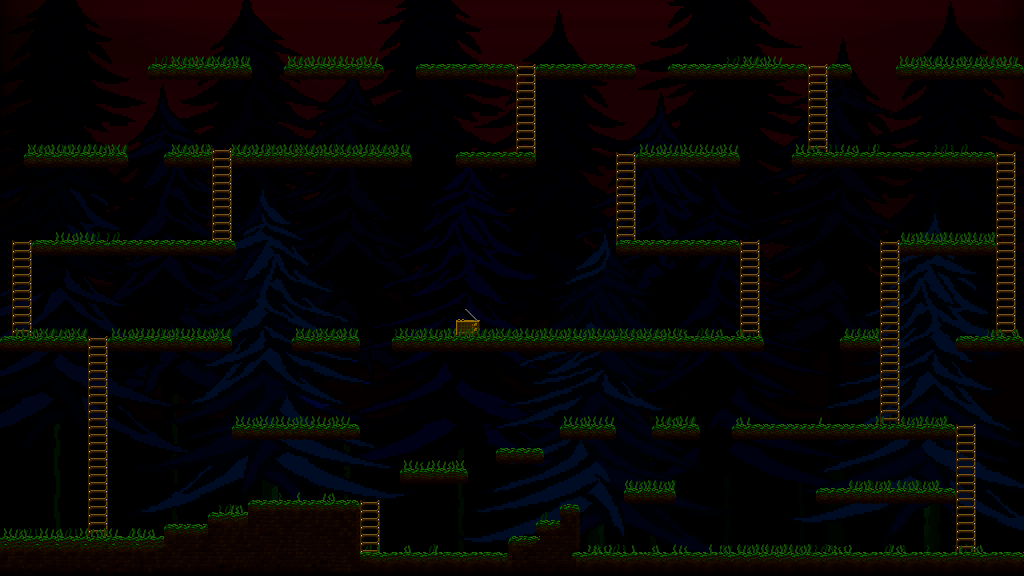

A 2D game scene composited from a Tiled map and its tileset images. What follows is a short description and the map's XML, with each tile layer's data collapsed to a summary:
An orthogonal 256x144 tile map with 4x4 px tiles, 7 tile layers (BG, Grass add BG, Grass BG, Ladders, ...), 3 tilesets and 51 objects (12x WoodSpawner, 11x Ladder, 3x Beartrap(9), 3x Beartrap(3), 3x Beartrap(5), ...).

<map version="1.2" tiledversion="1.3.3" orientation="orthogonal" renderorder="right-down" width="256" height="144" tilewidth="4" tileheight="4" infinite="0" nextlayerid="12" nextobjectid="62">
 <editorsettings>
  <export target="../../resources/levels/level.json" format="LD46-export" />
 </editorsettings>
 <tileset firstgid="1" source="../tsx/tileset1.tsx" />
 <tileset firstgid="1025" source="../tsx/grass.tsx" />
 <tileset firstgid="1133" source="../tsx/BG.tsx" />
 <layer id="11" name="BG" width="256" height="144">
  <properties>
   <property name="z" type="float" value="0" />
  </properties>
  <data>[36864 cells, 36864 non-empty, 36864 distinct tile ids]</data>
 </layer>
 <layer id="9" name="Grass add BG" width="256" height="144">
  <properties>
   <property name="z" type="float" value="0.1" />
  </properties>
  <data>[36864 cells, 512 non-empty, 16 distinct tile ids]</data>
 </layer>
 <layer id="8" name="Grass BG" width="256" height="144">
  <properties>
   <property name="z" type="float" value="1" />
  </properties>
  <data>[36864 cells, 527 non-empty, 14 distinct tile ids]</data>
 </layer>
 <layer id="5" name="Ladders" width="256" height="144">
  <properties>
   <property name="z" type="float" value="1.3" />
  </properties>
  <data>[36864 cells, 1635 non-empty, 13 distinct tile ids]</data>
 </layer>
 <layer id="1" name="Tiles" width="256" height="144">
  <properties>
   <property name="z" type="float" value="1.5" />
  </properties>
  <data>[36864 cells, 5783 non-empty, 181 distinct tile ids]</data>
 </layer>
 <objectgroup id="10" name="Ladder collisions">
  <properties>
   <property name="z" type="float" value="0" />
  </properties>
  <object id="7" type="Ladder" x="884" y="232" width="12" height="192" />
  <object id="8" type="Ladder" x="620" y="144" width="12" height="96" />
  <object id="10" type="Ladder" x="1000" y="144" width="12" height="192" />
  <object id="28" type="Ladder" x="744" y="236" width="12" height="100" />
  <object id="29" type="Ladder" x="812" y="56" width="12" height="96" />
  <object id="30" type="Ladder" x="92" y="324" width="12" height="212" />
  <object id="38" type="Ladder" x="520" y="56" width="12" height="96" />
  <object id="39" type="Ladder" x="216" y="140" width="12" height="100" />
  <object id="40" type="Ladder" x="16" y="232" width="12" height="104" />
  <object id="42" type="Ladder" x="960" y="416" width="12" height="136" />
  <object id="61" type="Ladder" x="364" y="496" width="12" height="56" />
 </objectgroup>
 <objectgroup id="3" name="Woods + Beartr">
  <properties>
   <property name="z" type="float" value="1.9" />
  </properties>
  <object id="12" name="Tut wood" type="Wood" x="652" y="316" width="32" height="20" />
  <object id="13" name="WoodSpawner" type="WoodSpawner" x="844" y="316" width="32" height="20" />
  <object id="14" name="WoodSpawner" type="WoodSpawner" x="960" y="316" width="32" height="20" />
  <object id="15" name="Radio" type="Radio" x="456" y="312" width="24" height="24" />
  <object id="16" name="Tut wood" type="Wood" x="308" y="316" width="32" height="20" />
  <object id="19" name="WoodSpawner" type="WoodSpawner" x="12" y="516" width="32" height="20" />
  <object id="20" name="BEARTRAP" type="Beartrap(9)" x="72" y="332" width="8" height="4" />
  <object id="21" name="WoodSpawner" type="WoodSpawner" x="36" y="316" width="32" height="20" />
  <object id="22" name="WoodSpawner" type="WoodSpawner" x="480" y="132" width="32" height="20" />
  <object id="23" name="WoodSpawner" type="WoodSpawner" x="960" y="44" width="32" height="20" />
  <object id="24" name="BEARTRAP" type="Beartrap(2)" x="924" y="60" width="8" height="4" />
  <object id="25" name="BEARTRAP" type="Beartrap(4)" x="872" y="148" width="8" height="4" />
  <object id="26" name="BEARTRAP" type="Beartrap(1)" x="692" y="332" width="8" height="4" />
  <object id="27" name="BEARTRAP" type="Beartrap(2)" x="752" y="60" width="8" height="4" />
  <object id="31" name="BEARTRAP" type="Beartrap(3)" x="332" y="60" width="8" height="4" />
  <object id="32" name="BEARTRAP" type="Beartrap(5)" x="368" y="148" width="8" height="4" />
  <object id="33" name="WoodSpawner" type="WoodSpawner" x="184" y="44" width="32" height="20" />
  <object id="34" name="WoodSpawner" type="WoodSpawner" x="48" y="132" width="32" height="20" />
  <object id="35" name="BEARTRAP" type="Beartrap(6)" x="188" y="236" width="8" height="4" />
  <object id="36" name="BEARTRAP" type="Beartrap(9)" x="44" y="236" width="8" height="4" />
  <object id="37" name="BEARTRAP" type="Beartrap(3)" x="804" y="420" width="8" height="4" />
  <object id="41" name="WoodSpawner" type="WoodSpawner" x="572" y="404" width="32" height="20" />
  <object id="43" name="WoodSpawner" type="WoodSpawner" x="636" y="468" width="32" height="20" />
  <object id="44" name="BEARTRAP" type="Beartrap(9)" x="324" y="420" width="8" height="4" />
  <object id="45" name="BEARTRAP" type="Beartrap(10)" x="408" y="464" width="8" height="4" />
  <object id="46" name="WoodSpawner" type="WoodSpawner" x="836" y="468" width="32" height="20" />
  <object id="48" name="BEARTRAP" type="Beartrap(5)" x="912" y="484" width="8" height="4" />
  <object id="49" name="WoodSpawner" type="WoodSpawner" x="420" y="448" width="32" height="20" />
  <object id="50" name="BEARTRAP" type="Beartrap(23)" x="456" y="464" width="8" height="4" />
  <object id="51" name="BEARTRAP" type="Beartrap(18)" x="52" y="532" width="8" height="4" />
  <object id="53" name="BEARTRAP" type="Beartrap(22)" x="140" y="532" width="8" height="4" />
  <object id="54" name="BEARTRAP" type="Beartrap(12)" x="764" y="548" width="8" height="4" />
  <object id="55" name="BEARTRAP" type="Beartrap(3)" x="168" y="332" width="8" height="4" />
  <object id="56" name="BEARTRAP" type="Beartrap(5)" x="684" y="148" width="8" height="4" />
  <object id="57" name="BEARTRAP" type="Beartrap(24)" x="832" y="548" width="8" height="4" />
  <object id="58" name="BEARTRAP" type="Beartrap(15)" x="608" y="548" width="8" height="4" />
  <object id="59" name="BEARTRAP" type="Beartrap(18)" x="296" y="148" width="8" height="4" />
  <object id="60" name="BEARTRAP" type="Beartrap(15)" x="176" y="148" width="8" height="4" />
 </objectgroup>
 <objectgroup id="2" name="Player">
  <properties>
   <property name="z" type="float" value="2" />
  </properties>
  <object id="2" name="PLAYER" type="Player" x="564" y="300" width="4" height="4" />
 </objectgroup>
 <objectgroup id="4" name="Bonfire">
  <properties>
   <property name="z" type="float" value="2.1" />
  </properties>
  <object id="1" name="BONFIRE" type="Bonfire" x="496" y="256" width="32" height="80" />
 </objectgroup>
 <layer id="6" name="Grass FG" width="256" height="144">
  <properties>
   <property name="z" type="float" value="2.5" />
  </properties>
  <data>[36864 cells, 1193 non-empty, 24 distinct tile ids]</data>
 </layer>
 <layer id="7" name="Grass add FG" width="256" height="144">
  <properties>
   <property name="z" type="float" value="3" />
  </properties>
  <data>[36864 cells, 568 non-empty, 24 distinct tile ids]</data>
 </layer>
</map>
